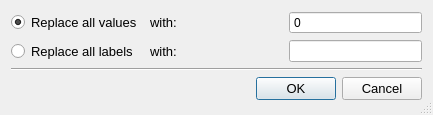
<?xml version="1.0" encoding="UTF-8"?>
<ui version="4.0">
 <class>AwMarkerFindReplaceUiClass</class>
 <widget class="QDialog" name="AwMarkerFindReplaceUiClass">
  <property name="geometry">
   <rect>
    <x>0</x>
    <y>0</y>
    <width>433</width>
    <height>115</height>
   </rect>
  </property>
  <property name="font">
   <font>
    <family>MS Shell Dlg 2</family>
   </font>
  </property>
  <property name="windowTitle">
   <string>Edit Selected Markers</string>
  </property>
  <property name="windowIcon">
   <iconset resource="../../../resources/AnyWave.qrc">
    <normaloff>:/images/AnyWave_logo.jpg</normaloff>:/images/AnyWave_logo.jpg</iconset>
  </property>
  <property name="sizeGripEnabled">
   <bool>true</bool>
  </property>
  <property name="modal">
   <bool>true</bool>
  </property>
  <layout class="QGridLayout" name="gridLayout_2">
   <item row="0" column="0">
    <layout class="QVBoxLayout" name="verticalLayout">
     <item>
      <layout class="QGridLayout" name="gridLayout">
       <item row="0" column="0">
        <widget class="QRadioButton" name="radioValue">
         <property name="sizePolicy">
          <sizepolicy hsizetype="Expanding" vsizetype="Preferred">
           <horstretch>0</horstretch>
           <verstretch>0</verstretch>
          </sizepolicy>
         </property>
         <property name="font">
          <font>
           <pointsize>10</pointsize>
          </font>
         </property>
         <property name="text">
          <string>Replace all values</string>
         </property>
         <property name="checked">
          <bool>true</bool>
         </property>
        </widget>
       </item>
       <item row="0" column="1">
        <widget class="QLabel" name="label_2">
         <property name="sizePolicy">
          <sizepolicy hsizetype="Expanding" vsizetype="Preferred">
           <horstretch>0</horstretch>
           <verstretch>0</verstretch>
          </sizepolicy>
         </property>
         <property name="font">
          <font>
           <pointsize>10</pointsize>
          </font>
         </property>
         <property name="text">
          <string>with:</string>
         </property>
         <property name="scaledContents">
          <bool>true</bool>
         </property>
        </widget>
       </item>
       <item row="0" column="2">
        <widget class="QSpinBox" name="spinBoxValue">
         <property name="sizePolicy">
          <sizepolicy hsizetype="Expanding" vsizetype="Preferred">
           <horstretch>0</horstretch>
           <verstretch>0</verstretch>
          </sizepolicy>
         </property>
         <property name="buttonSymbols">
          <enum>QAbstractSpinBox::NoButtons</enum>
         </property>
         <property name="minimum">
          <number>0</number>
         </property>
         <property name="maximum">
          <number>65001</number>
         </property>
        </widget>
       </item>
       <item row="1" column="0">
        <widget class="QRadioButton" name="radioLabel">
         <property name="sizePolicy">
          <sizepolicy hsizetype="Expanding" vsizetype="Preferred">
           <horstretch>0</horstretch>
           <verstretch>0</verstretch>
          </sizepolicy>
         </property>
         <property name="font">
          <font>
           <pointsize>10</pointsize>
          </font>
         </property>
         <property name="text">
          <string>Replace all labels</string>
         </property>
        </widget>
       </item>
       <item row="1" column="1">
        <widget class="QLabel" name="label">
         <property name="sizePolicy">
          <sizepolicy hsizetype="Expanding" vsizetype="Preferred">
           <horstretch>0</horstretch>
           <verstretch>0</verstretch>
          </sizepolicy>
         </property>
         <property name="font">
          <font>
           <pointsize>10</pointsize>
          </font>
         </property>
         <property name="text">
          <string>with:</string>
         </property>
         <property name="scaledContents">
          <bool>true</bool>
         </property>
        </widget>
       </item>
       <item row="1" column="2">
        <widget class="QLineEdit" name="leLabel">
         <property name="sizePolicy">
          <sizepolicy hsizetype="Expanding" vsizetype="Preferred">
           <horstretch>0</horstretch>
           <verstretch>0</verstretch>
          </sizepolicy>
         </property>
        </widget>
       </item>
      </layout>
     </item>
     <item>
      <widget class="Line" name="line">
       <property name="orientation">
        <enum>Qt::Horizontal</enum>
       </property>
      </widget>
     </item>
     <item>
      <layout class="QHBoxLayout" name="horizontalLayout_3">
       <item>
        <spacer name="horizontalSpacer_3">
         <property name="orientation">
          <enum>Qt::Horizontal</enum>
         </property>
         <property name="sizeHint" stdset="0">
          <size>
           <width>40</width>
           <height>20</height>
          </size>
         </property>
        </spacer>
       </item>
       <item>
        <widget class="QDialogButtonBox" name="buttonBox_2">
         <property name="sizePolicy">
          <sizepolicy hsizetype="Expanding" vsizetype="Preferred">
           <horstretch>0</horstretch>
           <verstretch>0</verstretch>
          </sizepolicy>
         </property>
         <property name="font">
          <font>
           <pointsize>10</pointsize>
          </font>
         </property>
         <property name="standardButtons">
          <set>QDialogButtonBox::Cancel|QDialogButtonBox::Ok</set>
         </property>
        </widget>
       </item>
      </layout>
     </item>
    </layout>
   </item>
   <item row="1" column="0">
    <spacer name="verticalSpacer">
     <property name="orientation">
      <enum>Qt::Vertical</enum>
     </property>
     <property name="sizeHint" stdset="0">
      <size>
       <width>20</width>
       <height>40</height>
      </size>
     </property>
    </spacer>
   </item>
  </layout>
 </widget>
 <layoutdefault spacing="6" margin="11"/>
 <resources>
  <include location="../../../resources/AnyWave.qrc"/>
 </resources>
 <connections>
  <connection>
   <sender>buttonBox_2</sender>
   <signal>accepted()</signal>
   <receiver>AwMarkerFindReplaceUiClass</receiver>
   <slot>accept()</slot>
   <hints>
    <hint type="sourcelabel">
     <x>265</x>
     <y>93</y>
    </hint>
    <hint type="destinationlabel">
     <x>158</x>
     <y>96</y>
    </hint>
   </hints>
  </connection>
  <connection>
   <sender>buttonBox_2</sender>
   <signal>rejected()</signal>
   <receiver>AwMarkerFindReplaceUiClass</receiver>
   <slot>reject()</slot>
   <hints>
    <hint type="sourcelabel">
     <x>342</x>
     <y>89</y>
    </hint>
    <hint type="destinationlabel">
     <x>315</x>
     <y>102</y>
    </hint>
   </hints>
  </connection>
 </connections>
</ui>
